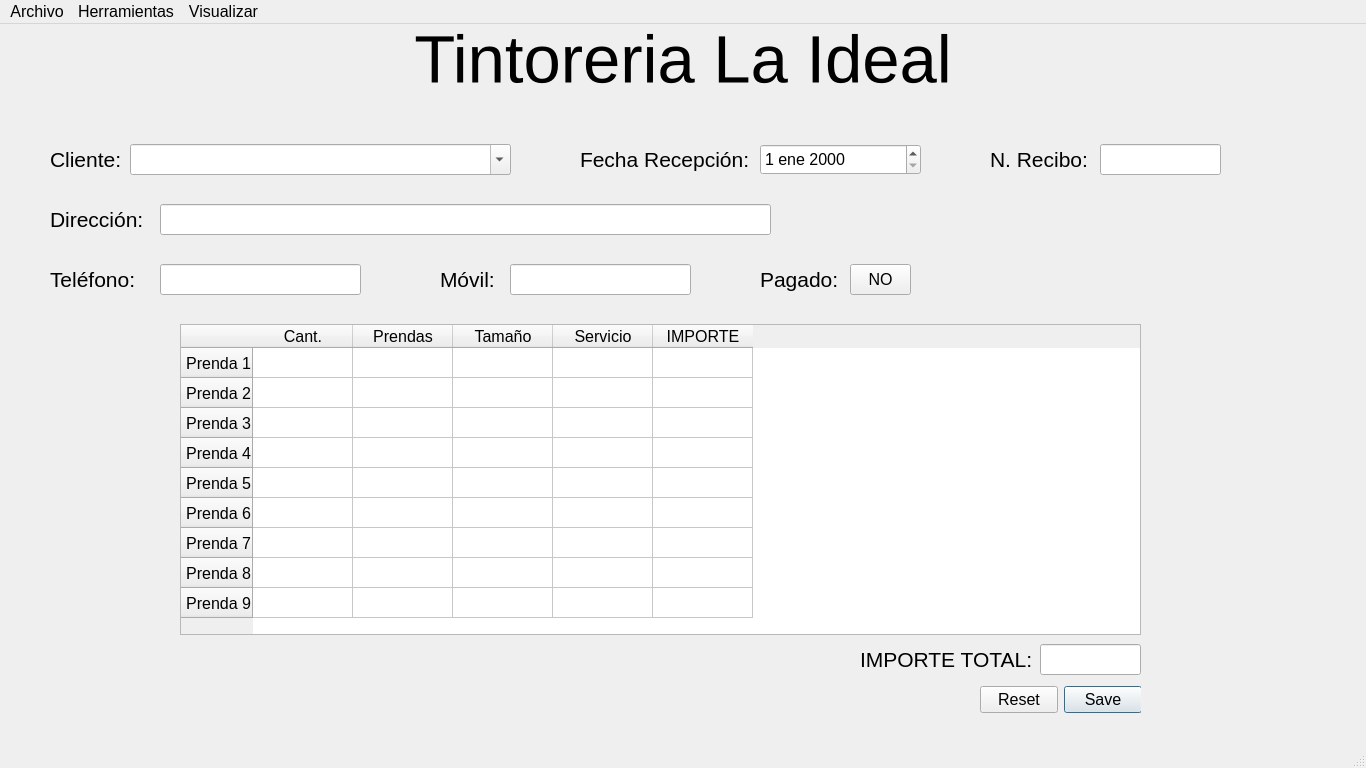
<?xml version="1.0" encoding="UTF-8"?>
<ui version="4.0">
 <class>MainWindow</class>
 <widget class="QMainWindow" name="MainWindow">
  <property name="geometry">
   <rect>
    <x>0</x>
    <y>0</y>
    <width>1366</width>
    <height>768</height>
   </rect>
  </property>
  <property name="minimumSize">
   <size>
    <width>1366</width>
    <height>768</height>
   </size>
  </property>
  <property name="maximumSize">
   <size>
    <width>16777215</width>
    <height>16777215</height>
   </size>
  </property>
  <property name="font">
   <font>
    <family>Arial</family>
    <pointsize>12</pointsize>
   </font>
  </property>
  <property name="windowTitle">
   <string>MainWindow</string>
  </property>
  <property name="locale">
   <locale language="Spanish" country="Spain"/>
  </property>
  <widget class="QWidget" name="centralwidget">
   <widget class="QLabel" name="lbl_title">
    <property name="geometry">
     <rect>
      <x>0</x>
      <y>0</y>
      <width>1366</width>
      <height>71</height>
     </rect>
    </property>
    <property name="font">
     <font>
      <family>Arial</family>
      <pointsize>50</pointsize>
      <bold>false</bold>
     </font>
    </property>
    <property name="cursor">
     <cursorShape>ArrowCursor</cursorShape>
    </property>
    <property name="autoFillBackground">
     <bool>true</bool>
    </property>
    <property name="locale">
     <locale language="Spanish" country="Spain"/>
    </property>
    <property name="text">
     <string>Tintoreria La Ideal</string>
    </property>
    <property name="alignment">
     <set>Qt::AlignCenter</set>
    </property>
   </widget>
   <widget class="QLabel" name="lbl_client">
    <property name="geometry">
     <rect>
      <x>50</x>
      <y>120</y>
      <width>81</width>
      <height>31</height>
     </rect>
    </property>
    <property name="font">
     <font>
      <family>Arial</family>
      <pointsize>16</pointsize>
     </font>
    </property>
    <property name="locale">
     <locale language="Spanish" country="Spain"/>
    </property>
    <property name="text">
     <string>Cliente:</string>
    </property>
   </widget>
   <widget class="QComboBox" name="cb_client">
    <property name="geometry">
     <rect>
      <x>130</x>
      <y>120</y>
      <width>381</width>
      <height>31</height>
     </rect>
    </property>
    <property name="toolTip">
     <string>&lt;html&gt;&lt;head/&gt;&lt;body&gt;&lt;p&gt;Introduce el nombre del cliente.&lt;/p&gt;&lt;/body&gt;&lt;/html&gt;</string>
    </property>
    <property name="autoFillBackground">
     <bool>true</bool>
    </property>
    <property name="locale">
     <locale language="Spanish" country="Spain"/>
    </property>
    <property name="editable">
     <bool>true</bool>
    </property>
   </widget>
   <widget class="QLabel" name="lbl_nr_ticket">
    <property name="geometry">
     <rect>
      <x>990</x>
      <y>120</y>
      <width>101</width>
      <height>31</height>
     </rect>
    </property>
    <property name="font">
     <font>
      <family>Arial</family>
      <pointsize>16</pointsize>
     </font>
    </property>
    <property name="locale">
     <locale language="Spanish" country="Spain"/>
    </property>
    <property name="text">
     <string>N. Recibo:</string>
    </property>
   </widget>
   <widget class="QLineEdit" name="le_nr_ticket">
    <property name="geometry">
     <rect>
      <x>1100</x>
      <y>120</y>
      <width>121</width>
      <height>31</height>
     </rect>
    </property>
    <property name="locale">
     <locale language="Spanish" country="Spain"/>
    </property>
    <property name="readOnly">
     <bool>true</bool>
    </property>
   </widget>
   <widget class="QLabel" name="lbl_date_recep">
    <property name="geometry">
     <rect>
      <x>580</x>
      <y>120</y>
      <width>171</width>
      <height>31</height>
     </rect>
    </property>
    <property name="font">
     <font>
      <family>Arial</family>
      <pointsize>16</pointsize>
     </font>
    </property>
    <property name="locale">
     <locale language="Spanish" country="Spain"/>
    </property>
    <property name="text">
     <string>Fecha Recepción:</string>
    </property>
   </widget>
   <widget class="QLabel" name="lbl_addr">
    <property name="geometry">
     <rect>
      <x>50</x>
      <y>180</y>
      <width>101</width>
      <height>31</height>
     </rect>
    </property>
    <property name="font">
     <font>
      <family>Arial</family>
      <pointsize>16</pointsize>
     </font>
    </property>
    <property name="locale">
     <locale language="Spanish" country="Spain"/>
    </property>
    <property name="text">
     <string>Dirección:</string>
    </property>
   </widget>
   <widget class="QLineEdit" name="le_addr">
    <property name="geometry">
     <rect>
      <x>160</x>
      <y>180</y>
      <width>611</width>
      <height>31</height>
     </rect>
    </property>
    <property name="toolTip">
     <string>&lt;html&gt;&lt;head/&gt;&lt;body&gt;&lt;p&gt;Introduce la dirección del cliente.&lt;/p&gt;&lt;/body&gt;&lt;/html&gt;</string>
    </property>
    <property name="locale">
     <locale language="Spanish" country="Spain"/>
    </property>
    <property name="text">
     <string/>
    </property>
   </widget>
   <widget class="QLabel" name="lbl_phone">
    <property name="geometry">
     <rect>
      <x>50</x>
      <y>240</y>
      <width>101</width>
      <height>31</height>
     </rect>
    </property>
    <property name="font">
     <font>
      <family>Arial</family>
      <pointsize>16</pointsize>
     </font>
    </property>
    <property name="locale">
     <locale language="Spanish" country="Spain"/>
    </property>
    <property name="text">
     <string>Teléfono:</string>
    </property>
   </widget>
   <widget class="QLineEdit" name="le_phone">
    <property name="geometry">
     <rect>
      <x>160</x>
      <y>240</y>
      <width>201</width>
      <height>31</height>
     </rect>
    </property>
    <property name="toolTip">
     <string>&lt;html&gt;&lt;head/&gt;&lt;body&gt;&lt;p&gt;Introduce un número fijo del teléfono del cliente.&lt;/p&gt;&lt;/body&gt;&lt;/html&gt;</string>
    </property>
    <property name="locale">
     <locale language="Spanish" country="Spain"/>
    </property>
    <property name="text">
     <string/>
    </property>
   </widget>
   <widget class="QLabel" name="lbl_mobile">
    <property name="geometry">
     <rect>
      <x>440</x>
      <y>240</y>
      <width>61</width>
      <height>31</height>
     </rect>
    </property>
    <property name="font">
     <font>
      <family>Arial</family>
      <pointsize>16</pointsize>
     </font>
    </property>
    <property name="locale">
     <locale language="Spanish" country="Spain"/>
    </property>
    <property name="text">
     <string>Móvil:</string>
    </property>
   </widget>
   <widget class="QLineEdit" name="le_mobile">
    <property name="geometry">
     <rect>
      <x>510</x>
      <y>240</y>
      <width>181</width>
      <height>31</height>
     </rect>
    </property>
    <property name="toolTip">
     <string>&lt;html&gt;&lt;head/&gt;&lt;body&gt;&lt;p&gt;Introduce el número de móvil del cliente.&lt;/p&gt;&lt;/body&gt;&lt;/html&gt;</string>
    </property>
    <property name="locale">
     <locale language="Spanish" country="Spain"/>
    </property>
    <property name="text">
     <string/>
    </property>
   </widget>
   <widget class="QLabel" name="lbl_payment">
    <property name="geometry">
     <rect>
      <x>760</x>
      <y>240</y>
      <width>81</width>
      <height>31</height>
     </rect>
    </property>
    <property name="font">
     <font>
      <family>Arial</family>
      <pointsize>16</pointsize>
     </font>
    </property>
    <property name="locale">
     <locale language="Spanish" country="Spain"/>
    </property>
    <property name="text">
     <string>Pagado:</string>
    </property>
   </widget>
   <widget class="QTableWidget" name="table_ticket">
    <property name="geometry">
     <rect>
      <x>180</x>
      <y>300</y>
      <width>961</width>
      <height>311</height>
     </rect>
    </property>
    <property name="minimumSize">
     <size>
      <width>0</width>
      <height>0</height>
     </size>
    </property>
    <property name="maximumSize">
     <size>
      <width>1171</width>
      <height>371</height>
     </size>
    </property>
    <property name="locale">
     <locale language="Spanish" country="Spain"/>
    </property>
    <row>
     <property name="text">
      <string>Prenda 1</string>
     </property>
     <property name="textAlignment">
      <set>AlignTrailing|AlignVCenter</set>
     </property>
    </row>
    <row>
     <property name="text">
      <string>Prenda 2</string>
     </property>
     <property name="textAlignment">
      <set>AlignTrailing|AlignVCenter</set>
     </property>
    </row>
    <row>
     <property name="text">
      <string>Prenda 3</string>
     </property>
     <property name="textAlignment">
      <set>AlignTrailing|AlignVCenter</set>
     </property>
    </row>
    <row>
     <property name="text">
      <string>Prenda 4</string>
     </property>
     <property name="textAlignment">
      <set>AlignTrailing|AlignVCenter</set>
     </property>
    </row>
    <row>
     <property name="text">
      <string>Prenda 5</string>
     </property>
     <property name="textAlignment">
      <set>AlignTrailing|AlignVCenter</set>
     </property>
    </row>
    <row>
     <property name="text">
      <string>Prenda 6</string>
     </property>
     <property name="textAlignment">
      <set>AlignTrailing|AlignVCenter</set>
     </property>
    </row>
    <row>
     <property name="text">
      <string>Prenda 7</string>
     </property>
     <property name="textAlignment">
      <set>AlignTrailing|AlignVCenter</set>
     </property>
    </row>
    <row>
     <property name="text">
      <string>Prenda 8</string>
     </property>
     <property name="textAlignment">
      <set>AlignTrailing|AlignVCenter</set>
     </property>
    </row>
    <row>
     <property name="text">
      <string>Prenda 9</string>
     </property>
     <property name="textAlignment">
      <set>AlignTrailing|AlignVCenter</set>
     </property>
    </row>
    <column>
     <property name="text">
      <string>Cant.</string>
     </property>
    </column>
    <column>
     <property name="text">
      <string>Prendas</string>
     </property>
    </column>
    <column>
     <property name="text">
      <string>Tamaño</string>
     </property>
    </column>
    <column>
     <property name="text">
      <string>Servicio</string>
     </property>
    </column>
    <column>
     <property name="text">
      <string>IMPORTE</string>
     </property>
    </column>
   </widget>
   <widget class="QDateEdit" name="de_date_recep">
    <property name="geometry">
     <rect>
      <x>760</x>
      <y>120</y>
      <width>161</width>
      <height>31</height>
     </rect>
    </property>
    <property name="toolTip">
     <string>&lt;html&gt;&lt;head/&gt;&lt;body&gt;&lt;p&gt;Selecciona la fecha de recepción de la prenda.&lt;/p&gt;&lt;/body&gt;&lt;/html&gt;</string>
    </property>
    <property name="locale">
     <locale language="Spanish" country="Spain"/>
    </property>
   </widget>
   <widget class="QDialogButtonBox" name="bb_save_reset">
    <property name="geometry">
     <rect>
      <x>980</x>
      <y>660</y>
      <width>161</width>
      <height>31</height>
     </rect>
    </property>
    <property name="toolTip">
     <string>&lt;html&gt;&lt;head/&gt;&lt;body&gt;&lt;p&gt;Seleccionar &amp;quot;Save&amp;quot; para guardar los datos del recibo rellenado.&lt;/p&gt;&lt;p&gt;Seleccionar &amp;quot;Reset&amp;quot; para borrar todos los datos introducidos.&lt;/p&gt;&lt;/body&gt;&lt;/html&gt;</string>
    </property>
    <property name="locale">
     <locale language="Spanish" country="Spain"/>
    </property>
    <property name="standardButtons">
     <set>QDialogButtonBox::Reset|QDialogButtonBox::Save</set>
    </property>
   </widget>
   <widget class="QLabel" name="lbl_cost_total">
    <property name="geometry">
     <rect>
      <x>860</x>
      <y>620</y>
      <width>171</width>
      <height>31</height>
     </rect>
    </property>
    <property name="font">
     <font>
      <family>Arial</family>
      <pointsize>16</pointsize>
     </font>
    </property>
    <property name="locale">
     <locale language="Spanish" country="Spain"/>
    </property>
    <property name="text">
     <string>IMPORTE TOTAL:</string>
    </property>
   </widget>
   <widget class="QLineEdit" name="le_cost_total">
    <property name="geometry">
     <rect>
      <x>1040</x>
      <y>620</y>
      <width>101</width>
      <height>31</height>
     </rect>
    </property>
    <property name="toolTip">
     <string>&lt;html&gt;&lt;head/&gt;&lt;body&gt;&lt;p&gt;Introduce el número de móvil del cliente.&lt;/p&gt;&lt;/body&gt;&lt;/html&gt;</string>
    </property>
    <property name="locale">
     <locale language="Spanish" country="Spain"/>
    </property>
    <property name="text">
     <string/>
    </property>
   </widget>
   <widget class="QPushButton" name="pb_payment">
    <property name="geometry">
     <rect>
      <x>850</x>
      <y>240</y>
      <width>61</width>
      <height>31</height>
     </rect>
    </property>
    <property name="text">
     <string>NO</string>
    </property>
    <property name="checkable">
     <bool>true</bool>
    </property>
   </widget>
  </widget>
  <widget class="QMenuBar" name="menubar">
   <property name="geometry">
    <rect>
     <x>0</x>
     <y>0</y>
     <width>1366</width>
     <height>24</height>
    </rect>
   </property>
   <widget class="QMenu" name="menuArchivo">
    <property name="title">
     <string>Archivo</string>
    </property>
    <addaction name="actionGuardar"/>
    <addaction name="actionGuardar_como"/>
    <addaction name="separator"/>
    <addaction name="actionCerrar"/>
   </widget>
   <widget class="QMenu" name="menuHerramientas">
    <property name="title">
     <string>Herramientas</string>
    </property>
    <widget class="QMenu" name="menuImprimir_ticket">
     <property name="title">
      <string>Imprimir...</string>
     </property>
     <addaction name="actionTicket"/>
     <addaction name="actionFactura"/>
    </widget>
    <addaction name="menuImprimir_ticket"/>
    <addaction name="actionRecogida_de_prendas"/>
    <addaction name="actionFormulario_facturas"/>
    <addaction name="actionGenerar_contabilidad"/>
   </widget>
   <widget class="QMenu" name="menuVisualizar">
    <property name="title">
     <string>Visualizar</string>
    </property>
    <addaction name="actionIngresos"/>
    <addaction name="actionGastos"/>
    <addaction name="actionListado_de_prendas"/>
    <addaction name="actionListado_de_clientes"/>
    <addaction name="actionListado_de_proveedores"/>
   </widget>
   <addaction name="menuArchivo"/>
   <addaction name="menuHerramientas"/>
   <addaction name="menuVisualizar"/>
  </widget>
  <widget class="QStatusBar" name="statusbar"/>
  <action name="actionGuardar">
   <property name="text">
    <string>Guardar</string>
   </property>
   <property name="shortcut">
    <string>Ctrl+S</string>
   </property>
  </action>
  <action name="actionGuardar_como">
   <property name="text">
    <string>Guardar como...</string>
   </property>
   <property name="shortcut">
    <string>Ctrl+Shift+S</string>
   </property>
  </action>
  <action name="actionCerrar">
   <property name="text">
    <string>Cerrar</string>
   </property>
  </action>
  <action name="actionImprimir_factura">
   <property name="text">
    <string>Imprimir factura</string>
   </property>
  </action>
  <action name="actionTicket">
   <property name="text">
    <string>Ticket</string>
   </property>
  </action>
  <action name="actionFactura">
   <property name="text">
    <string>Factura</string>
   </property>
  </action>
  <action name="actionRecogida_de_prendas">
   <property name="text">
    <string>Recogida de prendas</string>
   </property>
  </action>
  <action name="actionFormulario_facturas">
   <property name="text">
    <string>Formulario facturas</string>
   </property>
  </action>
  <action name="actionGenerar_contabilidad">
   <property name="text">
    <string>Generar contabilidad</string>
   </property>
  </action>
  <action name="actionIngresos">
   <property name="text">
    <string>Ingresos</string>
   </property>
  </action>
  <action name="actionGastos">
   <property name="text">
    <string>Gastos</string>
   </property>
  </action>
  <action name="actionListado_de_prendas">
   <property name="text">
    <string>Listado de prendas</string>
   </property>
  </action>
  <action name="actionListado_de_clientes">
   <property name="text">
    <string>Listado de clientes</string>
   </property>
  </action>
  <action name="actionListado_de_proveedores">
   <property name="text">
    <string>Listado de proveedores</string>
   </property>
  </action>
 </widget>
 <resources/>
 <connections/>
</ui>
